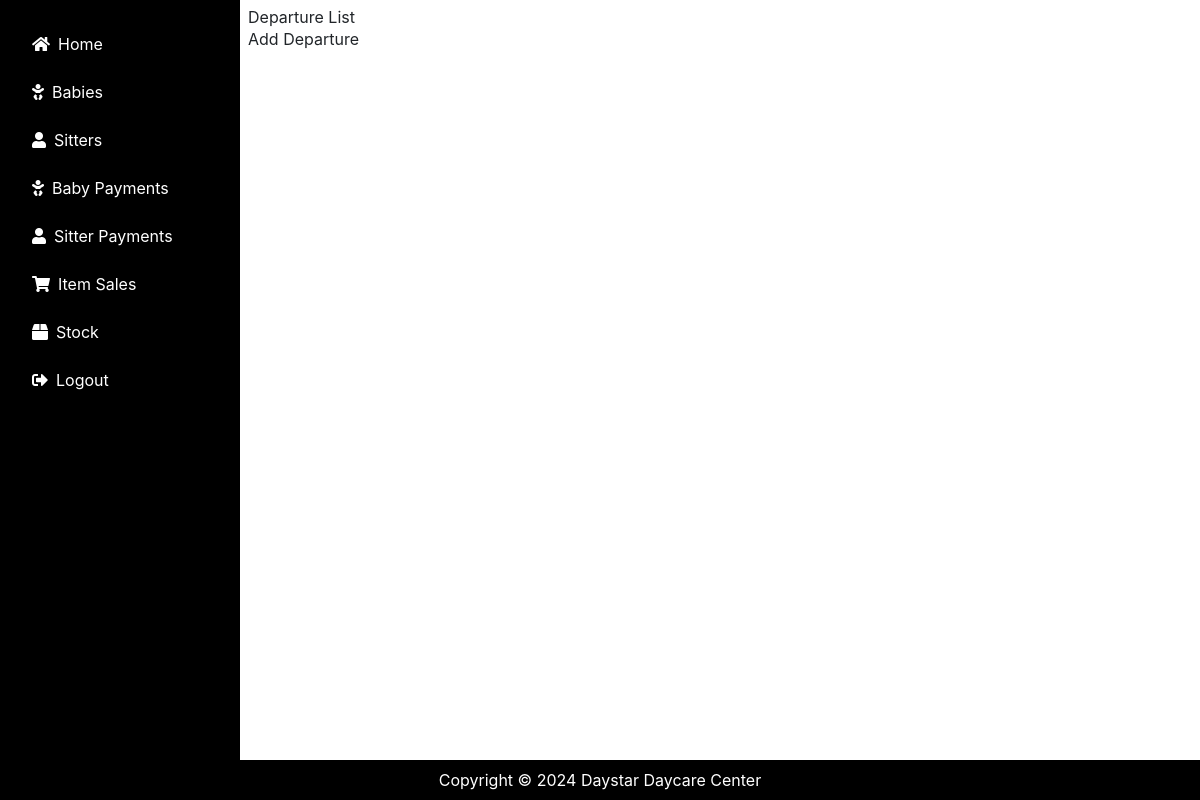
Before: /departures/ with the older database file.
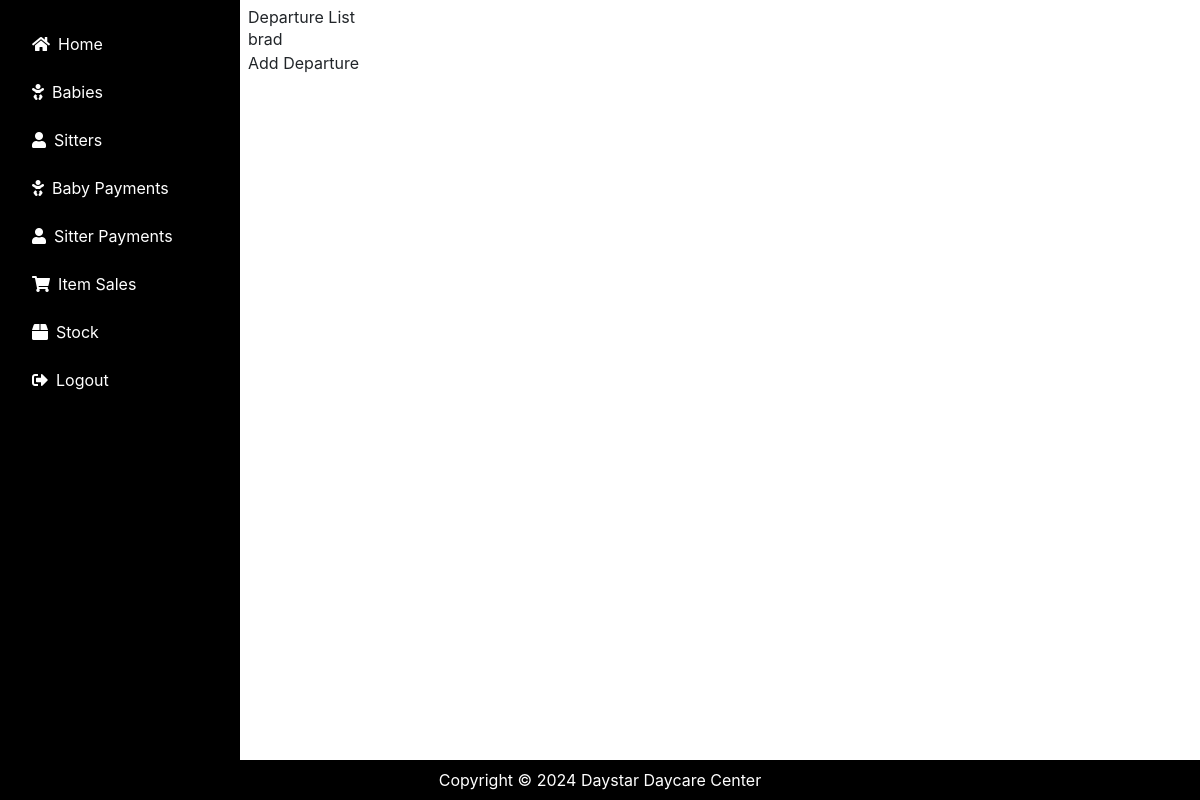
After: the same page with the newer database file.
### daycare/models.py (models this page shows, shortened)
class Departure(models.Model):
    b_name = models.ForeignKey(Baby,on_delete=models.CASCADE)
    departure_time = models.DateTimeField()
    picked_by = models.CharField(max_length=100)
    comment = models.TextField(blank=True)
    timed_at = models.DateTimeField(auto_now_add=True)

class Baby(models.Model):
    GENDER = {
        ('M', 'Male'),
        ('F', 'Female')
    }
    b_name = models.CharField(max_length=20)
    gender = models.CharField(max_length=10, choices=GENDER)
    age = models.CharField(max_length=10)
    location = models.CharField(max_length=15, default='')
    parents_names = models.CharField(max_length=15)
    fee_in_SHS = models.IntegerField()
    assigned_to = models.ForeignKey(Sitterattendance, on_delete=models.CASCADE)
    period_of_stay = models.ForeignKey(Staytype, on_delete=models.CASCADE)
    brought_by = models.CharField(max_length=200)
    baby_number = models.CharField(max_length=200, unique=True,blank=False, null=True)
    time_in = models.DateTimeField()
    def __str__(self):
        return self.b_name

### daycare/views.py (the view)
# urls.py: path('departures/', views.list_departures, name='list_departures'),
def list_departures(request):
    departures = Departure.objects.all()
    return render(request, 'daycare/departure_list.html', {'departures': departures})

### daycare/templates/daycare/departure_list.html (shortened to what this page needs)
{% extends 'daycare/base.html' %}
{% block content %}
<!DOCTYPE html>
<html>
<head>
</head>
<body>
    <h1>Departure List</h1>
    <ul>
        {% for departure in departures %}
        <li><a href="{% url 'view_departure' departure.id %}">{{ departure.b_name }}</a></li>
        {% endfor %}
    </ul>
    <a href="{% url 'add_departure' %}">Add Departure</a>
</body>
</html>
{% endblock %}

Changed rows visible on the page:
added Departure: b_name "brad"
